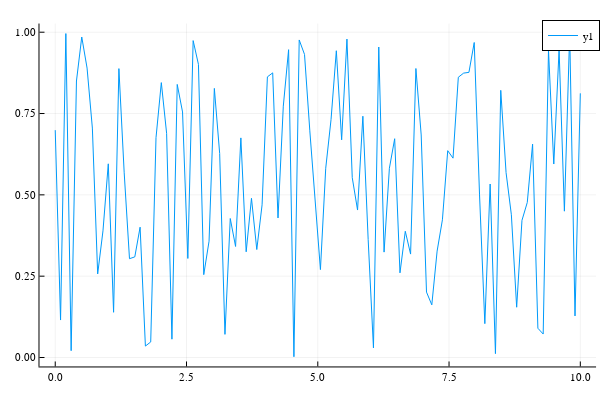

Notebook code for this chart:
### Code cell
plot(df.x,df.y)

### Figure 1 — Plotly figure (JSON) as saved in the notebook; plotly's stock layout.template omitted (floating-point values rounded to 4 significant figures)
{"data": [{"colorbar": {"title": ""}, "legendgroup": "y1", "line": {"color": "rgba(0, 154, 250, 1.000)", "dash": "solid", "shape": "linear", "width": 1}, "mode": "lines", "name": "y1", "showlegend": true, "type": "scatter", "x": [0, 0.101, 0.202, 0.303, 0.404, 0.5051, 0.6061, 0.7071, 0.8081, 0.9091, 1.01, 1.111, 1.212, 1.313, 1.414, 1.515, 1.616, 1.717, 1.818, 1.919, 2.02, 2.121, 2.222, 2.323, 2.424, 2.525, 2.626, 2.727, 2.828, 2.929, 3.03, 3.131, 3.232, 3.333, 3.434, 3.535, 3.636, 3.737, 3.838, 3.939, 4.04, 4.141, 4.242, 4.343, 4.444, 4.545, 4.646, 4.747, 4.848, 4.949, 5.051, 5.152, 5.253, 5.354, 5.455, 5.556, 5.657, 5.758, 5.859, 5.96, 6.061, 6.162, 6.263, 6.364, 6.465, 6.566, 6.667, 6.768, 6.869, 6.97, 7.071, 7.172, 7.273, 7.374, 7.475, 7.576, 7.677, 7.778, 7.879, 7.98, 8.081, 8.182, 8.283, 8.384, 8.485, 8.586, 8.687, 8.788, 8.889, 8.99, 9.091, 9.192, 9.293, 9.394, 9.495, 9.596, 9.697, 9.798, 9.899, 10], "xaxis": "x", "y": [0.6989, 0.1152, 0.9958, 0.02096, 0.85, 0.9852, 0.8898, 0.7053, 0.2569, 0.3893, 0.5954, 0.139, 0.888, 0.5678, 0.3037, 0.3094, 0.4007, 0.0352, 0.0478, 0.6757, 0.845, 0.689, 0.05633, 0.8395, 0.7548, 0.3045, 0.9742, 0.901, 0.2547, 0.3576, 0.8273, 0.6273, 0.07114, 0.4273, 0.3414, 0.6751, 0.325, 0.4895, 0.3319, 0.4693, 0.8627, 0.875, 0.4289, 0.7727, 0.9463, 0.002342, 0.9762, 0.9317, 0.6968, 0.4822, 0.2702, 0.5818, 0.7314, 0.943, 0.6692, 0.9789, 0.5528, 0.4534, 0.7418, 0.3631, 0.02952, 0.9545, 0.324, 0.5817, 0.6726, 0.2602, 0.3881, 0.3179, 0.8884, 0.6841, 0.2011, 0.1619, 0.327, 0.4233, 0.6358, 0.6128, 0.8616, 0.8742, 0.8766, 0.9684, 0.4999, 0.1041, 0.5333, 0.01189, 0.8213, 0.5684, 0.4388, 0.1546, 0.4217, 0.4766, 0.6559, 0.08997, 0.07216, 0.9445, 0.5948, 0.9469, 0.4498, 0.9968, 0.1277, 0.812], "yaxis": "y", "zmax": null, "zmin": null}], "layout": {"annotations": [], "height": 400, "legend": {"bgcolor": "rgba(255, 255, 255, 1.000)", "bordercolor": "rgba(0, 0, 0, 1.000)", "borderwidth": 1, "font": {"color": "rgba(0, 0, 0, 1.000)", "family": "sans-serif", "size": 11}, "title": {"font": {"color": "rgba(0, 0, 0, 1.000)", "family": "sans-serif", "size": 15}, "text": ""}, "tracegroupgap": 0, "traceorder": "normal", "x": 1, "xanchor": "auto", "y": 1, "yanchor": "auto"}, "margin": {"b": 20, "l": 0, "r": 0, "t": 20}, "paper_bgcolor": "rgba(255, 255, 255, 1.000)", "plot_bgcolor": "rgba(255, 255, 255, 1.000)", "showlegend": true, "width": 600, "xaxis": {"anchor": "y", "domain": [0.06582, 0.9934], "gridcolor": "rgba(0, 0, 0, 0.100)", "gridwidth": 0.5, "linecolor": "rgba(0, 0, 0, 1.000)", "mirror": false, "range": [-0.3, 10.3], "showgrid": true, "showline": true, "showticklabels": true, "tickangle": 0, "tickcolor": "rgb(0, 0, 0)", "tickfont": {"color": "rgba(0, 0, 0, 1.000)", "family": "sans-serif", "size": 11}, "tickmode": "array", "ticks": "inside", "ticktext": ["0.0", "2.5", "5.0", "7.5", "10.0"], "tickvals": [0, 2.5, 5, 7.5, 10], "title": "", "titlefont": {"color": "rgba(0, 0, 0, 1.000)", "family": "sans-serif", "size": 15}, "type": "-", "visible": true, "zeroline": false, "zerolinecolor": "rgba(0, 0, 0, 1.000)"}, "yaxis": {"anchor": "x", "domain": [0.03762, 0.9902], "gridcolor": "rgba(0, 0, 0, 0.100)", "gridwidth": 0.5, "linecolor": "rgba(0, 0, 0, 1.000)", "mirror": false, "range": [-0.02749, 1.027], "showgrid": true, "showline": true, "showticklabels": true, "tickangle": 0, "tickcolor": "rgb(0, 0, 0)", "tickfont": {"color": "rgba(0, 0, 0, 1.000)", "family": "sans-serif", "size": 11}, "tickmode": "array", "ticks": "inside", "ticktext": ["0.00", "0.25", "0.50", "0.75", "1.00"], "tickvals": [0, 0.25, 0.5, 0.75, 1], "title": "", "titlefont": {"color": "rgba(0, 0, 0, 1.000)", "family": "sans-serif", "size": 15}, "type": "-", "visible": true, "zeroline": false, "zerolinecolor": "rgba(0, 0, 0, 1.000)"}}}
